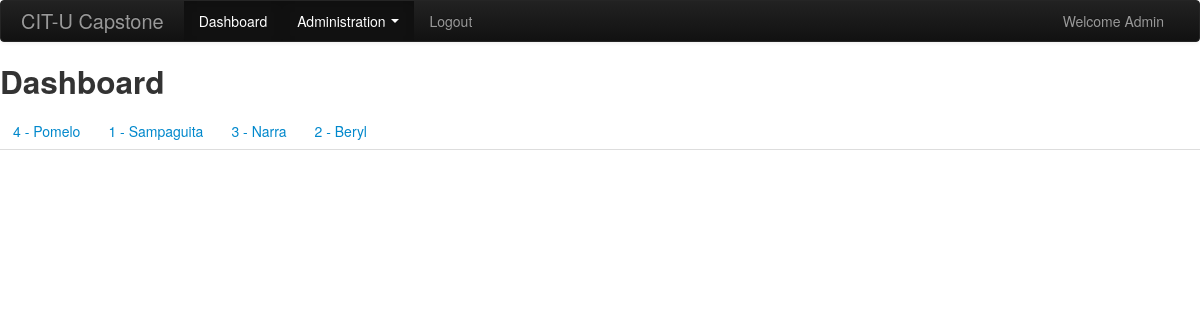
/dashboard.php (signed in), run on the app's committed database.
### tables this page shows
CREATE TABLE `sections` (
  `id` int(11) NOT NULL,
  `name` varchar(100) NOT NULL,
  `year` varchar(100) NOT NULL,
  `adviser` varchar(100) NOT NULL,
  `room_number` varchar(100) NOT NULL
);

### libs/sections.php (called while the page is built, shortened)
<?php
function get_sections($conn){
	$sql = "SELECT * FROM sections ORDER BY id DESC";
	$result = mysqli_query($conn,$sql);
	if( $result ){
		if( mysqli_num_rows($result) > 0 ){
			$section_data = mysqli_fetch_all($result,MYSQLI_ASSOC);
			return $section_data;
		}else{
			return 0;
		}
	}
}
?>

### dashboard.php (the view, shortened to what this page needs)
<?php
require("conn.php");
require("libs/sections.php");
$sections = get_sections($conn);
?>
<!DOCTYPE html>
<html lang="en">
<head>
    <link href="css/bootstrap.css" rel="stylesheet">
    <link href="css/bootstrap-responsive.css" rel="stylesheet">
</head>
<body class="d-flex flex-column h-100">
	<?php include('header.php');?>
	<h2>Dashboard</h2>
	<div class="tabbable">
		<ul class="nav nav-tabs">
			<?php
				if( !empty($sections) ){
					foreach($sections as $section){
						echo '<li class=""><a href="#tab'.$section['id'].'" data-toggle="tab">'.$section['year'].' - '.$section['name'].'</a></li>';
					}
				}
			?>
		</ul>
	</div>
</body>
</html>
<?php
	exit();
?>

### data on the page
sections: year "4", name "Pomelo"
sections: year "1", name "Sampaguita"
sections: year "3", name "Narra"
sections: year "2", name "Beryl"

### other printed values
$_SESSION['user_name'] "Admin"
